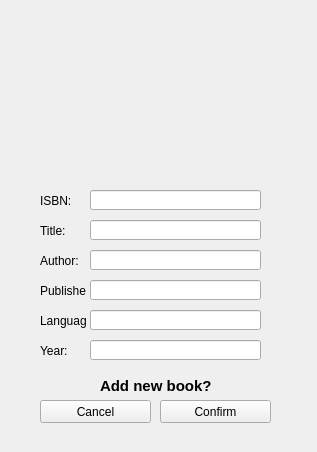
<?xml version="1.0" encoding="UTF-8"?>
<ui version="4.0">
 <class>Form</class>
 <widget class="QWidget" name="Form">
  <property name="geometry">
   <rect>
    <x>0</x>
    <y>0</y>
    <width>317</width>
    <height>452</height>
   </rect>
  </property>
  <property name="windowTitle">
   <string>Form</string>
  </property>
  <widget class="QPushButton" name="pushButton">
   <property name="geometry">
    <rect>
     <x>160</x>
     <y>400</y>
     <width>111</width>
     <height>23</height>
    </rect>
   </property>
   <property name="text">
    <string>Confirm</string>
   </property>
  </widget>
  <widget class="QPushButton" name="pushButton_2">
   <property name="geometry">
    <rect>
     <x>40</x>
     <y>400</y>
     <width>111</width>
     <height>23</height>
    </rect>
   </property>
   <property name="text">
    <string>Cancel</string>
   </property>
  </widget>
  <widget class="QLabel" name="label">
   <property name="geometry">
    <rect>
     <x>100</x>
     <y>40</y>
     <width>101</width>
     <height>131</height>
    </rect>
   </property>
   <property name="text">
    <string/>
   </property>
  </widget>
  <widget class="QLabel" name="label_2">
   <property name="geometry">
    <rect>
     <x>100</x>
     <y>370</y>
     <width>111</width>
     <height>31</height>
    </rect>
   </property>
   <property name="font">
    <font>
     <pointsize>11</pointsize>
     <weight>75</weight>
     <bold>true</bold>
    </font>
   </property>
   <property name="text">
    <string>Add new book?</string>
   </property>
  </widget>
  <widget class="QLabel" name="label_3">
   <property name="geometry">
    <rect>
     <x>40</x>
     <y>190</y>
     <width>46</width>
     <height>21</height>
    </rect>
   </property>
   <property name="text">
    <string>ISBN:</string>
   </property>
  </widget>
  <widget class="QLineEdit" name="lineEdit">
   <property name="geometry">
    <rect>
     <x>90</x>
     <y>190</y>
     <width>171</width>
     <height>20</height>
    </rect>
   </property>
  </widget>
  <widget class="QLineEdit" name="lineEdit_2">
   <property name="geometry">
    <rect>
     <x>90</x>
     <y>220</y>
     <width>171</width>
     <height>20</height>
    </rect>
   </property>
  </widget>
  <widget class="QLabel" name="label_4">
   <property name="geometry">
    <rect>
     <x>40</x>
     <y>220</y>
     <width>46</width>
     <height>21</height>
    </rect>
   </property>
   <property name="text">
    <string>Title:</string>
   </property>
  </widget>
  <widget class="QLineEdit" name="lineEdit_3">
   <property name="geometry">
    <rect>
     <x>90</x>
     <y>250</y>
     <width>171</width>
     <height>20</height>
    </rect>
   </property>
  </widget>
  <widget class="QLabel" name="label_5">
   <property name="geometry">
    <rect>
     <x>40</x>
     <y>280</y>
     <width>46</width>
     <height>21</height>
    </rect>
   </property>
   <property name="text">
    <string>Publisher:</string>
   </property>
  </widget>
  <widget class="QLineEdit" name="lineEdit_4">
   <property name="geometry">
    <rect>
     <x>90</x>
     <y>280</y>
     <width>171</width>
     <height>20</height>
    </rect>
   </property>
  </widget>
  <widget class="QLabel" name="label_6">
   <property name="geometry">
    <rect>
     <x>40</x>
     <y>250</y>
     <width>46</width>
     <height>21</height>
    </rect>
   </property>
   <property name="text">
    <string>Author:</string>
   </property>
  </widget>
  <widget class="QLabel" name="label_7">
   <property name="geometry">
    <rect>
     <x>40</x>
     <y>310</y>
     <width>46</width>
     <height>21</height>
    </rect>
   </property>
   <property name="text">
    <string>Language:</string>
   </property>
  </widget>
  <widget class="QLineEdit" name="lineEdit_5">
   <property name="geometry">
    <rect>
     <x>90</x>
     <y>310</y>
     <width>171</width>
     <height>20</height>
    </rect>
   </property>
  </widget>
  <widget class="QLabel" name="label_8">
   <property name="geometry">
    <rect>
     <x>40</x>
     <y>340</y>
     <width>46</width>
     <height>21</height>
    </rect>
   </property>
   <property name="text">
    <string>Year:</string>
   </property>
  </widget>
  <widget class="QLineEdit" name="lineEdit_6">
   <property name="geometry">
    <rect>
     <x>90</x>
     <y>340</y>
     <width>171</width>
     <height>20</height>
    </rect>
   </property>
  </widget>
 </widget>
 <resources/>
 <connections/>
</ui>
